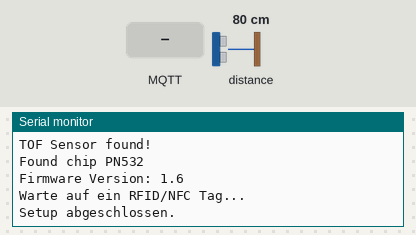
The sketch below on a simulated ESP32-C6. Shown: the last lines printed to the serial monitor. The inputs (shaded band) are chosen by the test bench; at power-on: distance to the obstacle 80 cm. WiFi joins after 1.5 s; servers stay silent unless stated; no MQTT or app messages arrive unless stated.

Above: at 3.7 s.
3.8 s: distance to the obstacle set to 2 cm
At 5.6 s:
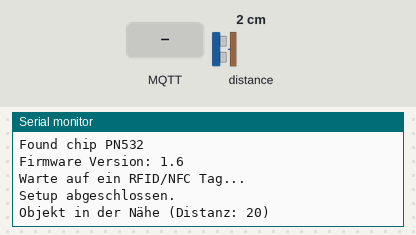
5.9 s: MQTT message "5" arrives on the first subscribed topic
At 6.3 s:
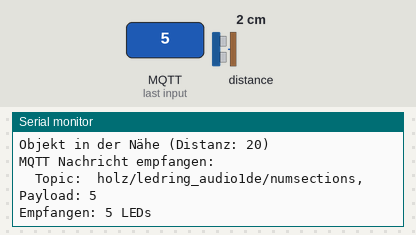
7.4 s: MQTT message "on" arrives on the first subscribed topic
At 8.0 s:
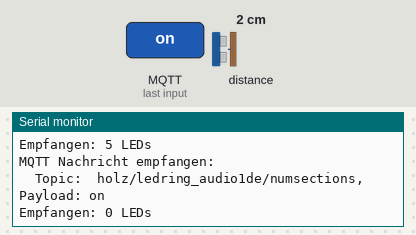
8.9 s: distance to the obstacle set to 4 cm
At 10.3 s:
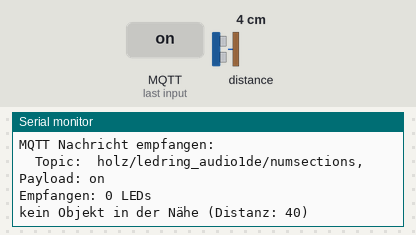
11.0 s: MQTT message "off" arrives on the first subscribed topic
At 11.9 s:
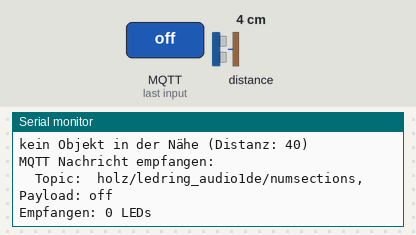

Measured:
- after the input at 3.8 s, the serial monitor: prints a new line after 0.65 s (image 1)
- after the input at 5.9 s, the serial monitor: prints a new line at once (image 2)
- after the input at 7.4 s, the serial monitor: prints a new line at once (image 3)
- after the input at 8.9 s, the serial monitor: prints a new line after 0.66 s (image 4)
- after the input at 11.0 s, the serial monitor: prints a new line at once (image 5)

The sketch:

09_WLAN_MQTT_Button_RFID_TOF.ino
```cpp
/*****************************************************************
 * Beispiel: WLAN + MQTT + TOF-Schalter: Publish / Receive
 * Read TOF sensor (TOF050 VL6180X) via I2C and publish to MQTT broker whether an object is close to the Reader or not.
 * In der Konsole wird nur geprintet, wann die "Session" beginnt und wann sie endet.
 * Für etwas Toleranz wird der Wert mit den letzten Werten verglichen. Um Fehlimpulse zu vermeiden, wird die Console erst beschrieben,
 * sobald die aktuelle Messung mit den letzten paar Messungen übereinstimmt.
 *
 * turn on I2C mode by switching physical switches on the PN532 to 1 / 0 (I2C)
 * Anschluss:
 * PN532: SDA <-> ESP32-C6: GPIO 6
 * PN532: SCL <-> ESP32-C6: GPIO 7
 * PN532: Vcc <-> ESP32-C6: 3.3V
 * PN532: GND <-> ESP32-C6: GND
 *
 * Installiere Library "Adafruit_PN532" von Adafruit
 * Installiere Library "MQTT" von Joel Gaehwiler
 * Installiere Adafruit_VL6180X Library von Adafruit.
******************************************************************/


#include <WiFi.h>
#include <MQTT.h>
#include <Wire.h>                                                      // I2C
#include "Adafruit_VL6180X.h"
#include <Adafruit_PN532.h>                                            // NFC Reader
#include "esp_log.h"


// WLAN und MQTT Einstellungen
const char* ssid = "Energiepark Technik";                                // @todo: add your wifi name "FRITZ!Box 6690 TA"
// const char* ssid = "LinusFetzMusikGast";                                // @todo: add your wifi name "FRITZ!Box 6690 TA"
const char* pass = "Energiepark2025.8";                             // @todo: add your wifi pw, "79854308499311013585"
// const char* pass = "linusfetzgast";                             // @todo: add your wifi pw, "79854308499311013585"
const char* mqtt_broker = "192.168.178.24";                            // "broker.emqx.io", "192.168.0.80"
// const char* mqtt_broker = "broker.hivemq.com";                            // "broker.emqx.io", "192.168.0.80", "test.mosquitto.org", "broker.hivemq.com"
const char* mqtt_client_id = "headphone_station_audio1de";

const char* MQTT_PUBLISH_TOPIC_AUDIO = "holz/player/audio1de";                    // Topics.  -   Diese werden für Subscribing und Publishing genutzt
const char* MQTT_SUBSCRIBE_TOPIC_LED = " holz/ledring_audio1de/numsections";      // Payload: 0 - 12
const char* subscribe_topics[] = { MQTT_SUBSCRIBE_TOPIC_LED };         // Array der zu abonnierenden Topics (hier nur eines, aber erweiterbar)

WiFiClient wificlient;
MQTTClient mqttclient;


// I2C Pins definieren
#define SDA_PIN 6
#define SCL_PIN 7


// TOF Distanzsensor

Adafruit_VL6180X tof = Adafruit_VL6180X();
int tof_maxdistance = 30;                                                // 30 ~ 40mm -> Sensor misst ab ca 10mm

// --- Globale Variablen für die Zustandsverwaltung ---
bool tof_objectDetected_temp = false;                                    // Aktueller Zustand (ohne Entprellung)
bool tof_objectDetected = false;                                         // Endgültiger Zustand (nach Entprellung) -> Wert gilt als endgültig, sobald mehrmals derselbe Wert erkannt wurde

// Array zum Speichern der letzten Zustände für die Entprellung
const int tof_toleranz_entprellung = 5;
bool tof_prevStates[tof_toleranz_entprellung];
int tof_state_index = 0;                                                 // Index für das Array
int tof_timestamp_prev_detected = 0;


// NFC Reader

// IRQ und RESET Pins definieren – werden vom PN532-Modul NICHT verwendet bei I2C, aber Bibliothek erwartet sie
#define PN532_IRQ   (2)
#define PN532_RESET (3)

// Konstruktor mit IRQ, RESET und Wire
Adafruit_PN532 nfc(PN532_IRQ, PN532_RESET, &Wire);

// Ziel-UID definieren (7 Bytes)
// const uint8_t TARGET_UID[] = { 0xFF, 0x0F, 0x17, 0xE9, 0x3F, 0x00, 0x00 };
String target_id = "14AA77D6";
const uint8_t NFC_TARGET_UID_LENGTH = 7;

// --- Statusvariablen für die verbesserte Erkennung ---
bool nfc_tagCurrentlyPresent = false;                                  // Merkt sich, ob der TARGET_UID-Tag aktuell als "anwesend" gilt // Wert ist bereits entprellt
int nfc_presentConfirmCounter = 0;                                     // Zählt aufeinanderfolgende erfolgreiche Lesungen des TARGET_UID
int nfc_absentConfirmCounter = 0;                                      // Zählt aufeinanderfolgende fehlgeschlagene Lesungen (Tag nicht da)

const int NFC_CONFIRM_PRESENT_THRESHOLD = 3;                           // Der Tag muss X-mal hintereinander korrekt gelesen werden, um als "anwesend" zu gelten.
const int NFC_CONFIRM_ABSENT_THRESHOLD = 5;                            // Der Tag muss X-mal hintereinander NICHT gelesen werden, um als "entfernt" zu gelten.

uint8_t nfc_uid[7];                                                    // Buffer zum Speichern der UID
uint8_t nfc_uidLength;                                                 // Länge der UID
bool nfc_tag_erkannt;                                                  // in dieser Variable wird gespeichert, ob irgendein NFC Tag erkannt wurde
bool nfc_isTargetTag;                                                  // handelt es sich bei dem erkannten NFC Tag wirklich um den gewünschten?


// algemein

bool is_object_detected;                                               // diese Variable is nur dann true oder false, wenn alle Sensoren den Wert true bzw. false ausgeben
bool prev_is_object_detected;


// Funktionsprototypen
void connectWiFi();
void connectMQTT();
void mqtt_messageReceived(String& topic, String& payload);
void init_tof();
void read_tof();
void init_nfc();
void read_nfc();


void setup() {
  Serial.begin(115200);
  delay(1000);                                                           // warten, sonst werden die Serial.print in setup() nicht auf die Komsole gedruckt
  Serial.println("Kopfhörer-Station startet...");

  // WLAN verbinden
  connectWiFi();

  // --- MQTT Client initialisieren und Callback setzen ---
  // Diese Zeilen müssen hier stehen und nicht in connectMQTT()
  mqttclient.begin(mqtt_broker, wificlient);
  mqttclient.onMessage(mqtt_messageReceived);
  connectMQTT();

  // I2C

  // Harte Methode: ESP32-I2C-Logger komplett ausschalten, sonst wird Konsole zugemüllt
  esp_log_set_vprintf([](const char *fmt, va_list args) -> int {
    (void)fmt;   // ignore
    (void)args;  // ignore
    return 0;    // nichts ausgeben
  });


  Wire.begin(SDA_PIN, SCL_PIN);                                         // Wire starten mit den benutzerdefinierten I2C Pins


  init_tof();                                                           // TOF Sensor
  init_nfc();                                                           // NFC Sensor

  Serial.println("Setup abgeschlossen.");
}

void loop() {
  // MQTT
  mqttclient.loop();                                                    // MQTT Loop regelmässig aufrufen, um die Verbindung am Leben zu halten und Nachrichten zu empfangen
  if (!mqttclient.connected()) {                                        // Überprüfen, ob die MQTT-Verbindung aktiv ist. Wenn nicht, versuchen wir uns neu zu verbinden.
    Serial.println("MQTT Verbindung verloren. Versuche Neuverbindung...");
    connectMQTT();
  }

  read_nfc();                                                            // get NFC "button" state

  // delay(200);


  read_tof();                                                            // get TOF "button" state
  // return;


  if(nfc_tagCurrentlyPresent == true && tof_objectDetected == true){
    is_object_detected = true;
  }
  else if(nfc_tagCurrentlyPresent == false && tof_objectDetected == false){
    is_object_detected = false;
  }
  else return;


  if(is_object_detected == prev_is_object_detected) return;
  if(is_object_detected == true){
    prev_is_object_detected = true;

    String publishPayload = "pause";
    Serial.printf("--> Publishing: Topic: %s, Payload: %s\n", MQTT_PUBLISH_TOPIC_AUDIO, publishPayload);
    mqttclient.publish(MQTT_PUBLISH_TOPIC_AUDIO, publishPayload);
  }
  else if(is_object_detected == false){
    prev_is_object_detected = false;

    String publishPayload = "play";
    Serial.printf("--> Publishing: Topic: %s, Payload: %s\n", MQTT_PUBLISH_TOPIC_AUDIO, publishPayload);
    mqttclient.publish(MQTT_PUBLISH_TOPIC_AUDIO, publishPayload);
  }


  delay(100);                                                             // kurze Pause, entlastet den Prozessor
}


// --- WLAN Funktionen ---

void connectWiFi() {
  Serial.printf("Verbinde mit WLAN %s", ssid);                            // ssid ist const char*, kein String(ssid) nötig
  WiFi.begin(ssid, pass);

  int attempts = 0;
  while (WiFi.status() != WL_CONNECTED && attempts < 20) {                // Max 20 Versuche (10 Sekunden)
    delay(500);
    Serial.print(".");
    attempts++;
  }
  if (WiFi.status() == WL_CONNECTED) {
    Serial.printf("\nWiFi verbunden: SSID: %s, IP-Adresse: %s\n", ssid, WiFi.localIP().toString().c_str());
  } else {
    Serial.println("\nWiFi Verbindung fehlgeschlagen!");
  }
}


// --- MQTT Funktionen ---

void connectMQTT() {                                                      // Diese Funktion kümmert sich nur noch um den eigentlichen Verbindungsaufbau und das Abonnement.
  Serial.printf("Verbinde mit MQTT Broker: %s\n", mqtt_broker);

  // Versuche, eine Verbindung herzustellen, bis sie erfolgreich ist
  while (!mqttclient.connect(mqtt_client_id)) {                           // Optional: Mit Benutzername/Passwort: mqttclient.connect(mqtt_client_id, "username", "password"). ->  -> username und passwort sind oft jeweils "public"
    Serial.println("Fehler beim Verbinden mit MQTT-Broker. Neuer Versuch in 2 Sekunden...");
    delay(2000);
  }

  Serial.println("Verbunden mit MQTT-Broker");

  int numTopics = sizeof(subscribe_topics) / sizeof(subscribe_topics[0]);
  for (int i = 0; i < numTopics; i++) {
    mqttclient.subscribe(subscribe_topics[i]);
    Serial.printf("Abonniert Topic: %s\n", subscribe_topics[i]);          // Bestätigung des Abonnements
  }
}


// --- MQTT Callback für eingehende Nachrichten ---
void mqtt_messageReceived(String& topic, String& payload) {
  Serial.println("MQTT Nachricht empfangen:");
  Serial.printf("  Topic: %s, Payload: %s\n", topic.c_str(), payload.c_str());  // .c_str() verwenden!

  if (topic.equals(MQTT_SUBSCRIBE_TOPIC_LED)) {
    int numLedsToLight = payload.toInt();
    Serial.printf("Empfangen: %d LEDs\n", numLedsToLight);                // %d für Integer
  }
}


void init_tof(){                                                          // wird in start() aufgerufen
  if (! tof.begin()) {
    Serial.println("Failed to find TOF sensor");
    while (1);
  }
  Serial.println("TOF Sensor found!");


  for(int i=0; i < tof_toleranz_entprellung; i++){
    tof_prevStates[i] = false;
  }
}


void read_tof(){
  uint8_t tof_range = tof.readRange();
  uint8_t tof_status = tof.readRangeStatus();

  // Serial.printf("tof_range: %d\n", tof_range);

  // if (tof_status == VL6180X_ERROR_NONE) {


    // 1.: Aktuellen Zustand (Objekt erkannt oder nicht) bestimmen -> Wird ein Objekt erkannt innerhalb des festgelegten Bereichs?

    if (tof_range < tof_maxdistance) {
      tof_objectDetected_temp = true;
      // Serial.println("Object detected");
    } else {
      tof_objectDetected_temp = false;
    }


    // 2.: Zustand für Entprellung speichern -> Mehrere Werte aufnehmen und miteinander vergleichen

    tof_prevStates[tof_state_index] = tof_objectDetected_temp;
    tof_state_index = (tof_state_index + 1) % tof_toleranz_entprellung;    // Index zyklisch erhöhen (0, 1, 2, 3, 4, 0, ...)

    // 3. Entprellte Logik prüfen und Ausgabe steuern
    bool tof_all_detected = true;
    bool tof_none_detected = true;

    for (int i = 0; i < tof_toleranz_entprellung; i++) {
      if (!tof_prevStates[i]) {
        tof_all_detected = false;
      }
      if (tof_prevStates[i]) {
        tof_none_detected = false;
      }
    }

    if (tof_all_detected && !tof_objectDetected) {                          // Wenn alle der letzten Werte gleich sind und der endgültige Zustand sich ändert
      tof_objectDetected = true;
      Serial.printf("Objekt in der Nähe (Distanz: %d)\n", tof_range);

      // Signal versenden per MQTT
      // String publishPayload = "pause";
      // Serial.printf("Publishing (TOF only): Topic: %s, Payload: %s\n", MQTT_PUBLISH_TOPIC_AUDIO, publishPayload);
      // mqttclient.publish(MQTT_PUBLISH_TOPIC_AUDIO, publishPayload);


    } else if (tof_none_detected && tof_objectDetected) {
      tof_objectDetected = false;
      Serial.printf("kein Objekt in der Nähe (Distanz: %d)\n", tof_range);

       // Signal versenden per MQTT
      // String publishPayload = "play";
      // Serial.printf("Publishing (TOF only): Topic: %s, Payload: %s\n", MQTT_PUBLISH_TOPIC_AUDIO, publishPayload);
      // mqttclient.publish(MQTT_PUBLISH_TOPIC_AUDIO, publishPayload);
    }
  // }
}


void init_nfc(){                                                          // wird in start() aufgerufen
  nfc.begin();                                                          // NFC Reader PN532 starten
  uint32_t nfc_versiondata = nfc.getFirmwareVersion();                  // Firmware-Version abfragen
  if (!nfc_versiondata) {
    Serial.println("Kein PN532 gefunden – Verbindung prüfen.");
    while (1);                                                          // bleibt hängen, wenn nichts gefunden wird
  }

  // Chip-Daten anzeigen
  Serial.printf("Found chip PN5%X\n", (nfc_versiondata >> 24) & 0xFF);
  Serial.printf("Firmware Version: %d.%d\n", (nfc_versiondata >> 16) & 0xFF, (nfc_versiondata >> 8) & 0xFF);

  // Konfiguriere das Modul für RFID-Lesen
  nfc.SAMConfig();
  Serial.println("Warte auf ein RFID/NFC Tag...");
}


void read_nfc(){
  // NFC
  nfc_tag_erkannt = nfc.readPassiveTargetID(PN532_MIFARE_ISO14443A, nfc_uid, &nfc_uidLength, 100);   // Versuche für 100ms, einen Tag zu erkennen. Der Timeout sollte nicht zu kurz sein, da der PN532 Zeit benötigt..
  nfc_isTargetTag = false;


  if (nfc_tag_erkannt) {
    // UID in Hex-String konvertieren
    char nfc_payload[3 * sizeof(nfc_uid) + 1];
    nfc_payload[0] = '\0';

    for (uint8_t i = 0; i < nfc_uidLength; i++) {
      char byteStr[4];
      sprintf(byteStr, "%02X", nfc_uid[i]);
      strcat(nfc_payload, byteStr);
    }
    String current_NFC_string = nfc_payload;
    // Serial.println(current_NFC_string);

    if(current_NFC_string == target_id){
      nfc_isTargetTag = true;
      // Serial.println("der gezeigte ID ist der Gesuchte");
    }
  }


  // --- Logik für die Bestätigung von Anwesenheit/Abwesenheit ---
  if (nfc_isTargetTag) {
    nfc_absentConfirmCounter = 0;                                        // Reset des Abwesenheitszählers
    nfc_presentConfirmCounter++;                                         // Inkrementiere Anwesenheitszähler

    if (nfc_presentConfirmCounter >= NFC_CONFIRM_PRESENT_THRESHOLD) {    // Wenn der Tag oft genug hintereinander bestätigt wurde
      nfc_presentConfirmCounter = NFC_CONFIRM_PRESENT_THRESHOLD;         // Zähler auf Max setzen, um Überlauf zu vermeiden
      if (!nfc_tagCurrentlyPresent) {

        Serial.printf("Ziel-Tag erkannt: %s\n", target_id);              // current_NFC_string == target_id

        // Signal versenden per MQTT
        // String publishPayload = "pause (nfc)";
        // Serial.printf("Publishing (NFC only): Topic: %s, Payload: %s\n", MQTT_PUBLISH_TOPIC_AUDIO, publishPayload);
        // mqttclient.publish(MQTT_PUBLISH_TOPIC_AUDIO, publishPayload);


        nfc_tagCurrentlyPresent = true; // Status auf "anwesend" setzen
      }
    }
  } else {                                                                // Wenn der Ziel-Tag NICHT gelesen wurde (entweder kein Tag oder falscher Tag)
    nfc_presentConfirmCounter = 0;                                        // Reset des Anwesenheitszählers
    nfc_absentConfirmCounter++;                                           // Inkrementiere Abwesenheitszähler

    if (nfc_absentConfirmCounter >= NFC_CONFIRM_ABSENT_THRESHOLD) {
      nfc_absentConfirmCounter = NFC_CONFIRM_ABSENT_THRESHOLD;            // Wenn der Tag oft genug hintereinander NICHT gelesen wurde -> Zähler auf Max setzen
      if (nfc_tagCurrentlyPresent) {                                      // Wenn der Tag vorher als anwesend galt, jetzt aber nicht mehr
        Serial.println("Ziel-Tag entfernt (stabilisiert).");

        // Signal versenden per MQTT
        // String publishPayload = "play (nfc)";
        // Serial.printf("Publishing (NFC only): Topic: %s, Payload: %s\n", MQTT_PUBLISH_TOPIC_AUDIO, publishPayload);
        // mqttclient.publish(MQTT_PUBLISH_TOPIC_AUDIO, publishPayload);

        nfc_tagCurrentlyPresent = false;                                  // Status auf "nicht anwesend" setzen
      }
    }
  }
}
```
